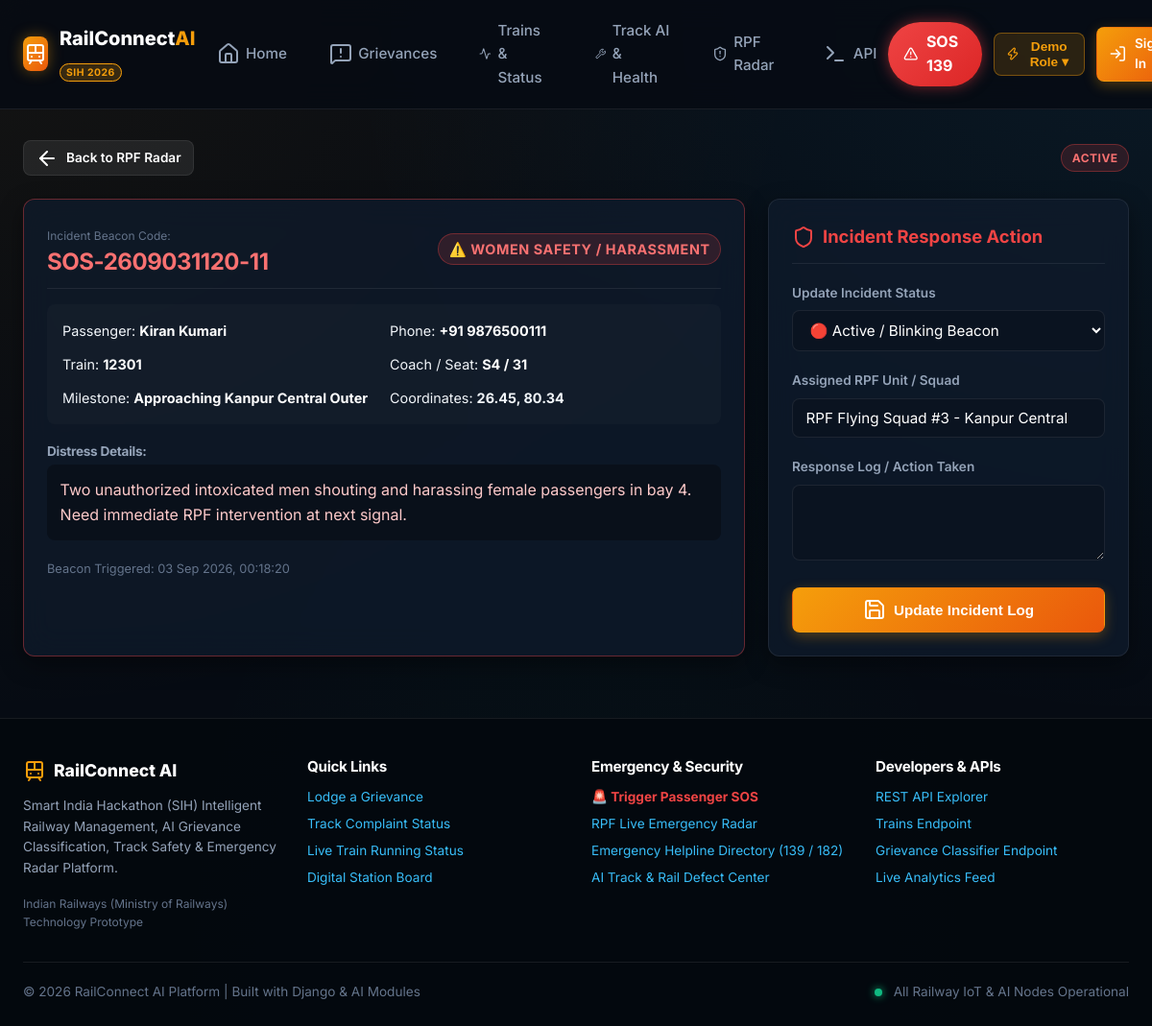
Screenshot of /emergency/SOS-2609031120-11/ with the database file from the repository.
### apps/emergency/models.py (models this page shows, shortened)
class SOSAlert(models.Model):
    alert_id = models.CharField(max_length=30, unique=True, default=generate_sos_id, editable=False)
    passenger = models.ForeignKey(User, on_delete=models.SET_NULL, null=True, blank=True, related_name='triggered_sos_alerts')
    passenger_name = models.CharField(max_length=120)
    passenger_phone = models.CharField(max_length=15)
    emergency_type = models.CharField(max_length=30, choices=EmergencyType.choices, default=EmergencyType.SECURITY)
    train_number = models.CharField(max_length=20, blank=True)
    coach_number = models.CharField(max_length=10, blank=True)
    seat_number = models.CharField(max_length=10, blank=True)
    current_location_desc = models.CharField(max_length=200, blank=True, help_text="e.g. Between Allahabad & Pt. Deen Dayal Upadhyaya Jn")
    latitude = models.FloatField(default=28.6139)
    longitude = models.FloatField(default=77.2090)
    details = models.TextField(blank=True)
    status = models.CharField(max_length=20, choices=SOSStatus.choices, default=SOSStatus.ACTIVE)
    acknowledged_by = models.ForeignKey(User, on_delete=models.SET_NULL, null=True, blank=True, related_name='acknowledged_sos_alerts')
    rpf_unit_dispatched = models.CharField(max_length=150, blank=True, default="RPF Quick Reaction Team (QRT)")
    response_notes = models.TextField(blank=True)
    triggered_at = models.DateTimeField(auto_now_add=True)
    acknowledged_at = models.DateTimeField(null=True, blank=True)
    resolved_at = models.DateTimeField(null=True, blank=True)
    class Meta:
        ordering = ['-triggered_at']

### apps/emergency/views.py (the view)
# urls.py: path('<str:alert_id>/', views.sos_detail_view, name='detail'),
def sos_detail_view(request, alert_id):
    alert = get_object_or_404(SOSAlert, alert_id=alert_id)
    rpf_units = RPFUnit.objects.all()
    if request.method == 'POST' and 'update_response' in request.POST:
        form = SOSResponseForm(request.POST, instance=alert)
        if form.is_valid():
            updated = form.save(commit=False)
            if not updated.acknowledged_at:
                updated.acknowledged_at = timezone.now()
                updated.acknowledged_by = request.user if request.user.is_authenticated else None
            if updated.status == SOSStatus.RESOLVED and not updated.resolved_at:
                updated.resolved_at = timezone.now()
            updated.save()
            messages.success(request, f"Emergency incident {alert_id} updated.")
            return redirect('emergency:detail', alert_id=alert_id)
    else:
        form = SOSResponseForm(instance=alert)
    return render(request, 'emergency/detail.html', {
        'alert': alert,
        'form': form,
        'rpf_units': rpf_units,
    })

### apps/emergency/forms.py
class SOSResponseForm(forms.ModelForm):
    class Meta:
        model = SOSAlert
        fields = ['status', 'rpf_unit_dispatched', 'response_notes']
        widgets = {
            'status': forms.Select(attrs={'class': 'form-select'}),
            'rpf_unit_dispatched': forms.TextInput(attrs={'class': 'form-input'}),
            'response_notes': forms.Textarea(attrs={'class': 'form-textarea', 'rows': 3}),
        }

### templates/emergency/detail.html (shortened to what this page needs)
{% extends 'base.html' %}
{% block content %}
<div class="container" style="padding-top: 2rem; padding-bottom: 4rem;">
    <div class="flex justify-between items-center" style="margin-bottom: 1.5rem;">
        <a href="{% url 'emergency:radar' %}" class="btn btn-secondary btn-sm">
            <i data-lucide="arrow-left"></i> Back to RPF Radar
        </a>
        <div class="flex gap-2">
            <span class="badge badge-critical">{{ alert.status }}</span>
        </div>
    </div>
    <div class="grid gap-6" style="grid-template-columns: 2fr 1fr;">
        <div class="card" style="border-color: rgba(239, 68, 68, 0.4);">
            <div class="flex justify-between items-center" style="margin-bottom: 1rem; border-bottom: 1px solid var(--border-subtle); padding-bottom: 0.75rem;">
                <div>
                    <span style="font-size: 0.75rem; color: var(--text-subtle);">Incident Beacon Code:</span>
                    <h2 style="font-size: 1.5rem; color: #f87171;">{{ alert.alert_id }}</h2>
                </div>
                <span class="badge badge-critical" style="font-size: 0.9rem;">{{ alert.get_emergency_type_display }}</span>
            </div>
            <div class="grid gap-3" style="grid-template-columns: 1fr 1fr; background: rgba(255,255,255,0.02); padding: 1rem; border-radius: var(--radius-sm); font-size: 0.9rem; margin-bottom: 1.25rem;">
                <div>Passenger: <strong style="color: #fff;">{{ alert.passenger_name }}</strong></div>
                <div>Phone: <strong style="color: #fff;">{{ alert.passenger_phone }}</strong></div>
                <div>Train: <strong style="color: #fff;">{{ alert.train_number }}</strong></div>
                <div>Coach / Seat: <strong style="color: #fff;">{{ alert.coach_number }} / {{ alert.seat_number }}</strong></div>
                <div>Milestone: <strong style="color: #fff;">{{ alert.current_location_desc }}</strong></div>
                <div>Coordinates: <strong>{{ alert.latitude }}, {{ alert.longitude }}</strong></div>
            </div>
            {% if alert.details %}
                <h4 style="font-size: 0.85rem; color: var(--text-muted); margin-bottom: 0.35rem;">Distress Details:</h4>
                <p style="background: rgba(0,0,0,0.3); padding: 0.85rem; border-radius: var(--radius-sm); color: #fecaca; margin-bottom: 1.25rem;">
                    {{ alert.details }}
                </p>
            {% endif %}
            <div style="font-size: 0.8rem; color: var(--text-subtle);">
                Beacon Triggered: {{ alert.triggered_at|date:"d M Y, H:i:s" }}
            </div>
        </div>
        <div class="card">
            <div class="card-header">
                <div class="card-title" style="color: var(--accent-ruby);">
                    <i data-lucide="shield"></i> Incident Response Action
                </div>
            </div>
            <form method="POST">
                <div class="form-group">
                    <label class="form-label">Update Incident Status</label>
                    {{ form.status }}
                </div>
                <div class="form-group">
                    <label class="form-label">Assigned RPF Unit / Squad</label>
                    {{ form.rpf_unit_dispatched }}
                </div>
                <div class="form-group">
                    <label class="form-label">Response Log / Action Taken</label>
                    {{ form.response_notes }}
                </div>
                <button type="submit" class="btn btn-primary w-full">
                    <i data-lucide="save"></i> Update Incident Log
                </button>
            </form>
        </div>
    </div>
</div>
{% endblock %}

### static/css/style.css (style rules this page uses)
:root { --bg-main: #060b13; --bg-surface: #0c1626; --bg-card: rgba(15, 27, 45, 0.75); --bg-card-hover: rgba(22, 38, 62, 0.85); --bg-glass: rgba(255, 255, 255, 0.03); --border-subtle: rgba(255, 255, 255, 0.08); --border-accent: rgba(245, 158, 11, 0.4); --border-glow: rgba(56, 189, 248, 0.3); --primary: #f59e0b; --primary-hover: #d97706; --primary-light: rgba(245, 158, 11, 0.15); --secondary: #38bdf8; --secondary-hover: #0284c7; --secondary-light: rgba(56, 189, 248, 0.15); --accent-emerald: #10b981; --accent-ruby: #ef4444; --accent-purple: #a855f7; --text-main: #f1f5f9; --text-muted: #94a3b8; --text-subtle: #64748b; --font-sans: 'Inter', -apple-system, BlinkMacSystemFont, "Segoe UI", Roboto, sans-serif; --radius-sm: 8px; --radius-md: 12px; --radius-lg: 18px; --radius-full: 9999px; --shadow-sm: 0 2px 8px rgba(0, 0, 0, 0.3); --shadow-md: 0 8px 24px rgba(0, 0, 0, 0.4); --shadow-lg: 0 16px 40px rgba(0, 0, 0, 0.6); --shadow-glow: 0 0 25px rgba(245, 158, 11, 0.25); --shadow-ruby: 0 0 25px rgba(239, 68, 68, 0.35); --transition: all 0.25s cubic-bezier(0.4, 0, 0.2, 1); }
* { margin: 0; padding: 0; box-sizing: border-box; }
body { background-color: var(--bg-main); background-image: radial-gradient(at 0% 0%, rgba(245, 158, 11, 0.06) 0px, transparent 50%), radial-gradient(at 100% 0%, rgba(56, 189, 248, 0.08) 0px, transparent 50%), radial-gradient(at 50% 100%, rgba(16, 185, 129, 0.04) 0px, transparent 50%); background-attachment: fixed; color: var(--text-main); font-family: var(--font-sans); line-height: 1.6; min-height: 100vh; display: flex; flex-direction: column; }
h1, h2, h3, h4, h5, h6 { font-weight: 700; color: #ffffff; letter-spacing: -0.02em; line-height: 1.25; }
a { color: var(--secondary); text-decoration: none; transition: var(--transition); }
.container { max-width: 1280px; margin: 0 auto; padding: 0 1.5rem; width: 100%; }
.flex { display: flex; }
.items-center { align-items: center; }
.justify-between { justify-content: space-between; }
.gap-2 { gap: 0.5rem; }
.gap-3 { gap: 0.75rem; }
.gap-6 { gap: 1.5rem; }
.grid { display: grid; }
.w-full { width: 100%; }
.btn { display: inline-flex; align-items: center; justify-content: center; gap: 0.5rem; padding: 0.65rem 1.35rem; font-size: 0.95rem; font-weight: 600; border-radius: var(--radius-sm); cursor: pointer; border: 1px solid transparent; transition: var(--transition); text-decoration: none; }
.btn-primary { background: linear-gradient(135deg, var(--primary), #ea580c); color: #ffffff; box-shadow: 0 4px 14px rgba(245, 158, 11, 0.3); }
.btn-secondary { background: rgba(255, 255, 255, 0.08); border-color: var(--border-subtle); color: #ffffff; }
.btn-sm { padding: 0.35rem 0.75rem; font-size: 0.85rem; }
.card { background: var(--bg-card); backdrop-filter: blur(16px); -webkit-backdrop-filter: blur(16px); border: 1px solid var(--border-subtle); border-radius: var(--radius-md); padding: 1.5rem; box-shadow: var(--shadow-md); transition: var(--transition); }
.card-header { display: flex; align-items: center; justify-content: space-between; margin-bottom: 1.25rem; padding-bottom: 0.75rem; border-bottom: 1px solid var(--border-subtle); }
.card-title { font-size: 1.15rem; font-weight: 700; display: flex; align-items: center; gap: 0.5rem; }
.badge { display: inline-flex; align-items: center; gap: 0.35rem; padding: 0.25rem 0.65rem; border-radius: var(--radius-full); font-size: 0.75rem; font-weight: 700; text-transform: uppercase; letter-spacing: 0.04em; }
.badge-critical, .badge-danger { background: rgba(239, 68, 68, 0.15); color: #f87171; border: 1px solid rgba(239, 68, 68, 0.35); }
.form-group { margin-bottom: 1.25rem; }
.form-label { display: block; font-size: 0.85rem; font-weight: 600; color: var(--text-muted); margin-bottom: 0.4rem; }
.form-input, .form-select, .form-textarea { width: 100%; background: rgba(10, 19, 33, 0.9); border: 1px solid var(--border-subtle); border-radius: var(--radius-sm); padding: 0.65rem 0.85rem; color: #ffffff; font-size: 0.95rem; font-family: inherit; transition: var(--transition); }
.form-textarea { resize: vertical; }

### rows the page displays
SOSAlert: status "ACTIVE", alert_id "SOS-2609031120-11", emergency_type "⚠️ WOMEN SAFETY / HARASSMENT", passenger_name "Kiran Kumari", passenger_phone "+91 9876500111", train_number "12301", coach_number "S4", seat_number "31", current_location_desc "Approaching Kanpur Central Outer", latitude "26.45", longitude "80.34", details "Two unauthorized intoxicated men shouting and harassing female passengers in bay 4. Need immediate RPF intervention at next signal.", triggered_at "03 Sep 2026, 00:18:20", status "🔴 Active / Blinking Beacon", rpf_unit_dispatched "RPF Flying Squad #3 - Kanpur Central"
